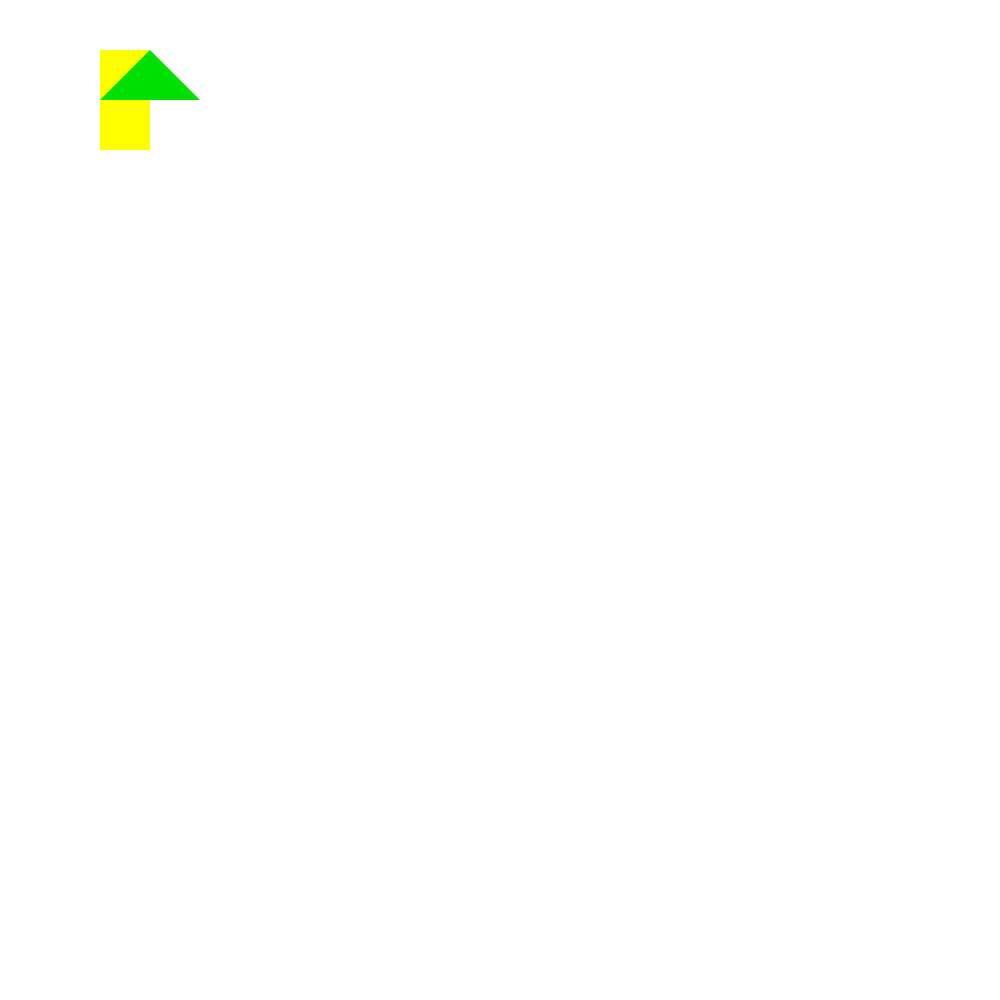
Frame 1 (no input)
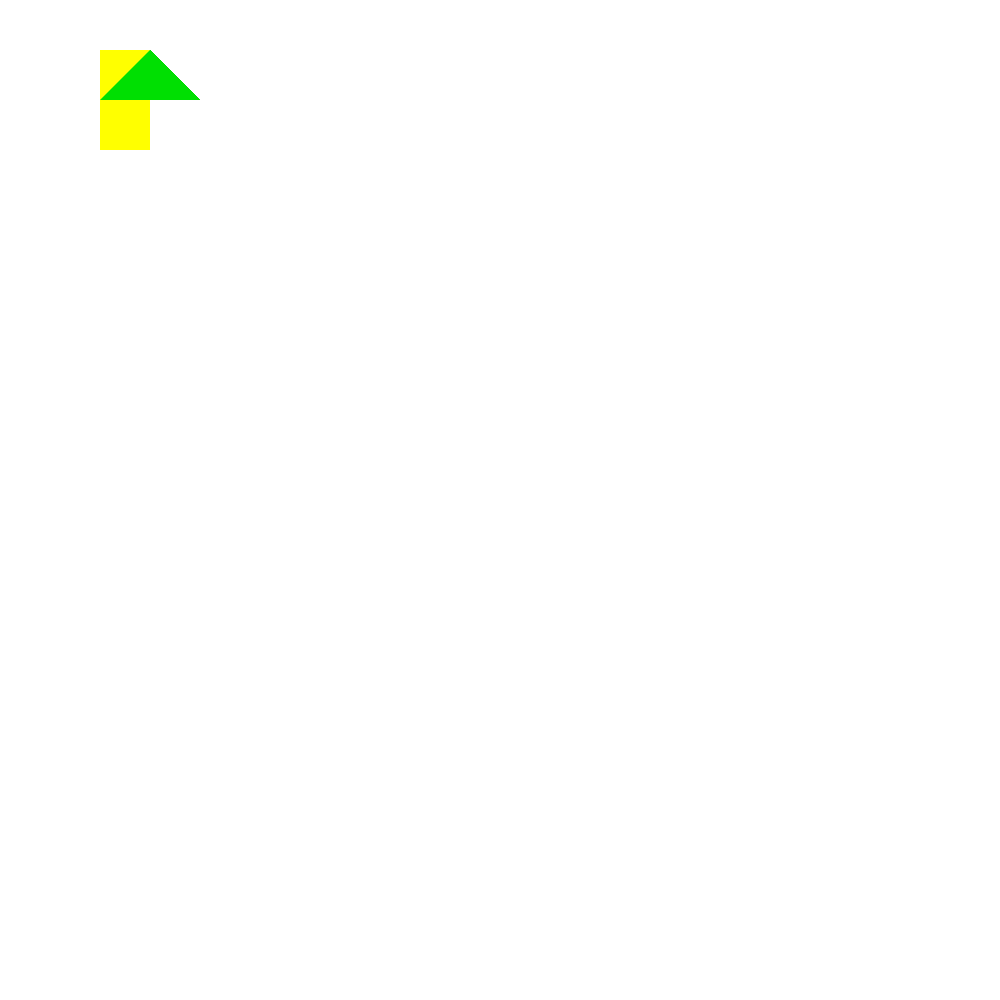
Frame 60 (no input)
Frame 120 (the mouse pressed at the canvas centre since frame 60): identical to frame 60, image omitted

The p5.js sketch that drew these frames (run headless with seeded random() and noise() and a simulated clock; from frame 60 on, the mouse is pressed at the canvas centre):

// p5.js sketch
// ── sketch.js
function setup()
{
	createCanvas(1000, 1000);
}

function draw()
{
	noStroke();


	fill(255, 255, 0);
	rect(100, 50, 50, 100)
	fill(0,223,2)
	triangle(100,100,150,50,200,100);
	triangle(-150,-50,-200,-100,-100,-100);
}
